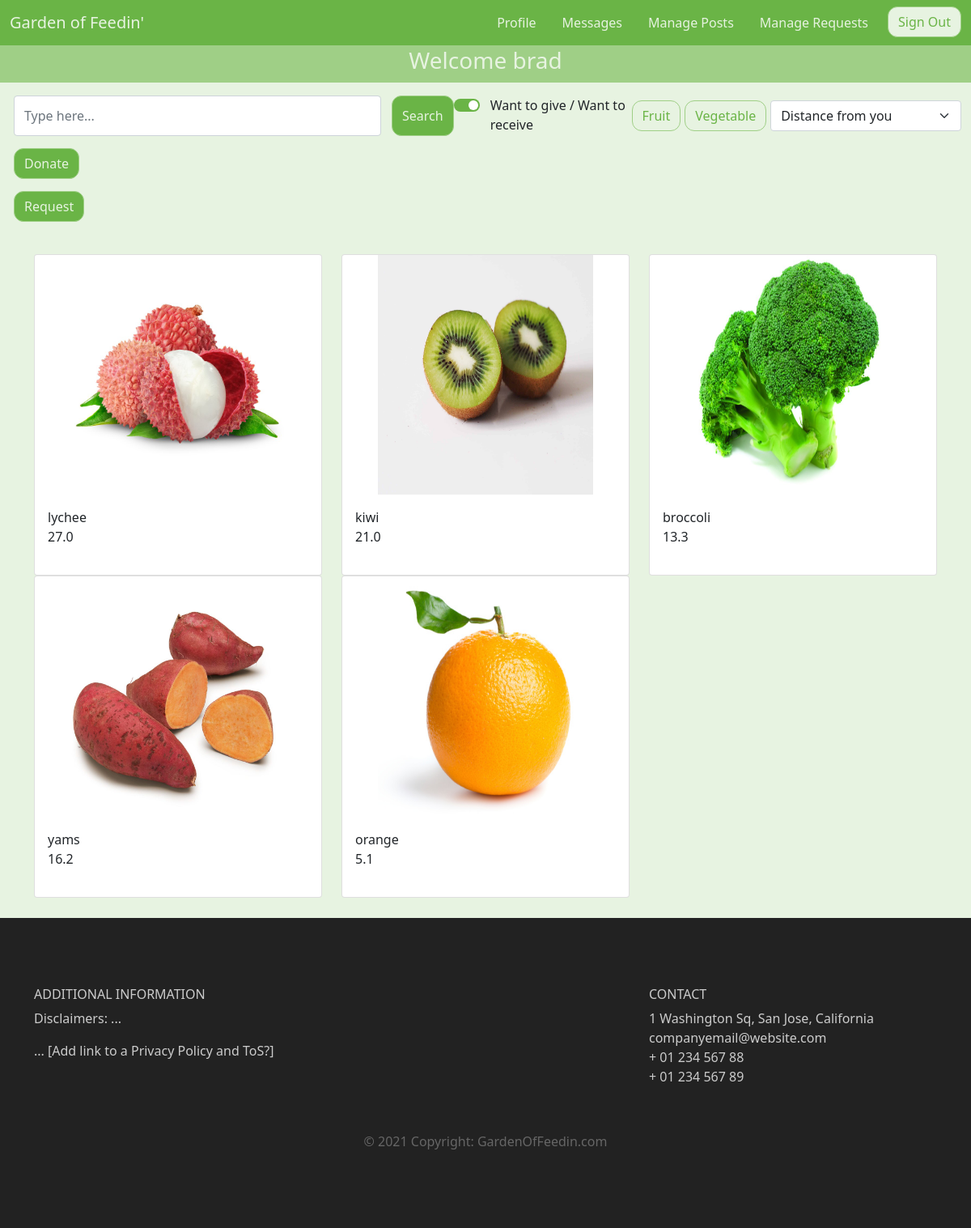
The page /landing (signed in) on the database as committed earlier.
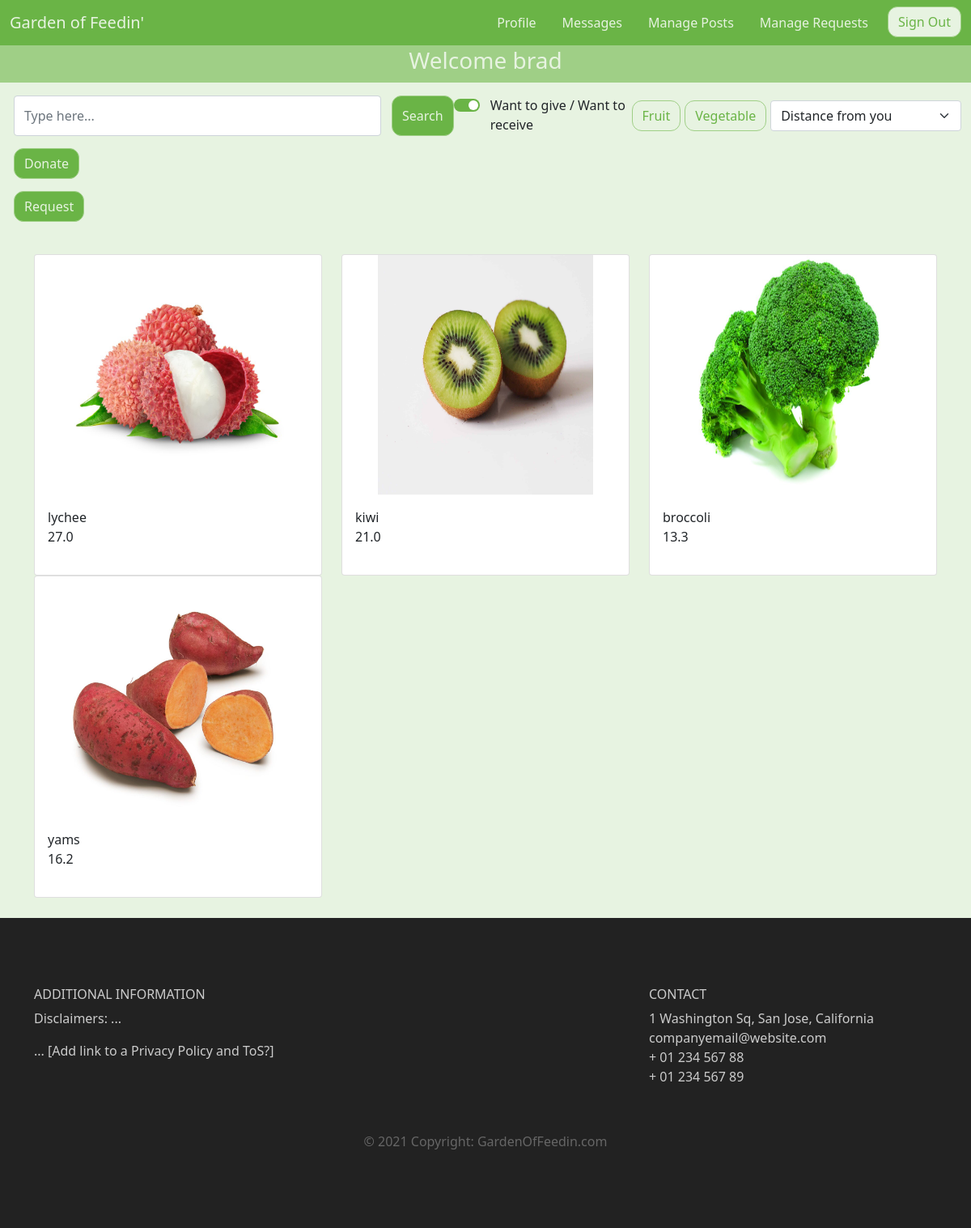
The same page on the database as committed later.
### gardenApp/models.py (models this page shows, shortened)
class Produce(models.Model):
    produce_name = models.CharField(max_length=64)
    weight = models.FloatField()
    fruits = models.BooleanField()
    veggies = models.BooleanField()
    owner = models.ForeignKey(PublicUser, on_delete=models.CASCADE)  # foreign key
    date_created = models.DateField(auto_now_add=True)  # date time
    image = models.ImageField(upload_to="produce_images", default="produce_images/default_produce.jpg")
    description = models.TextField(null=True)
    donated = models.BooleanField(default=False)

### gardenApp/views.py (the view)
# urls.py: path('landing', views.landing, name='landing'),
def landing(request):
    id = -1
    try:
        id = request.session['id']
    except:
        return redirect("/")
    user = PublicUser.objects.get(id=id)
    prod = Produce.objects.filter(donated=False)
    context = {
        'username': user.username,
        'searchQuery': prod,
        'recieving' : True
    }
    print('{} is logged in'.format(user.username))
    return render(request, 'landing.html', context)

### gardenApp/templates/landing.html (shortened to what the changed rows need)
<!DOCTYPE html>
<html lang="en">
    <head>
		<link href="https://cdn.jsdelivr.net/npm/bootstrap@5.1.3/dist/css/bootstrap.min.css" rel="stylesheet">
		<link rel="stylesheet" type="text/css" href="./../static/css/main.css">
	</head>
	<body>
		<div class="container d-grid">
			<div class="row">
			{% for i in searchQuery %}
				{% if i.image %}
				{% if forloop.counter|divisibleby:3 %}
				<div class="col-lg-4 col-md-4 col-sm-12 d-flex">
					<div class="card h-100 w-100" data-bs-toggle="modal" data-bs-target="#popup{{i.id}}" style="margin-bottom: 50px;">
						<img class="card-image-top h-75 w-75 align-self-center align-items-stretch"  src="{{i.image.url}}" alt = "" >
						<div class="card-body">
							<p class="card-text">{{ i.produce_name }}<br>{{ i.weight }}</p>
						</div>
					</div>
				</div>
				{% else %}
				<div class="col-lg-4 col-md-4 col-sm-12 d-flex">
					<div class="card h-100 w-100" data-bs-toggle="modal" data-bs-target="#popup{{i.id}}" style="margin-bottom: 50px;">
						<img  class="card-image-top h-75 w-75 align-self-center align-items-stretch" src="{{i.image.url}}" class="card-image-top" alt = "" >
						<div class="card-body">
							<p class="card-text">{{ i.produce_name }}<br>{{ i.weight }}</p>
						</div>
					</div>
				</div>
				{% endif %}
				{% endif %}
				{% endfor %}
			</div>
		</div>
	</body>
</html>

Rows that differ between the two databases and show on the page:
no longer on this page (row edited): Produce: image (picture), produce_name "orange", weight "5.1"
